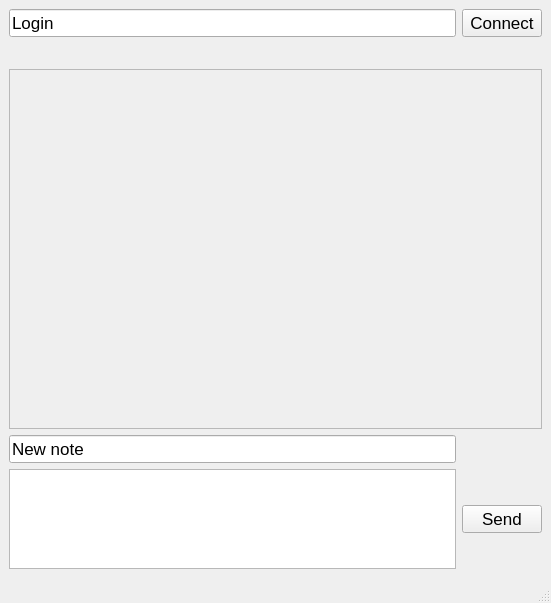
<?xml version="1.0" encoding="UTF-8"?>
<ui version="4.0">
 <class>MainWindow</class>
 <widget class="QMainWindow" name="MainWindow">
  <property name="geometry">
   <rect>
    <x>0</x>
    <y>0</y>
    <width>551</width>
    <height>603</height>
   </rect>
  </property>
  <property name="font">
   <font>
    <pointsize>13</pointsize>
    <strikeout>false</strikeout>
   </font>
  </property>
  <property name="windowTitle">
   <string>MainWindow</string>
  </property>
  <widget class="QWidget" name="centralwidget">
   <layout class="QGridLayout" name="gridLayout">
    <item row="4" column="2">
     <widget class="QPushButton" name="sendButton">
      <property name="enabled">
       <bool>true</bool>
      </property>
      <property name="text">
       <string>Send</string>
      </property>
     </widget>
    </item>
    <item row="0" column="2">
     <widget class="QPushButton" name="connectButton">
      <property name="text">
       <string>Connect</string>
      </property>
     </widget>
    </item>
    <item row="2" column="1" colspan="2">
     <widget class="QScrollArea" name="messagesScrollArea">
      <property name="sizePolicy">
       <sizepolicy hsizetype="Expanding" vsizetype="Expanding">
        <horstretch>0</horstretch>
        <verstretch>0</verstretch>
       </sizepolicy>
      </property>
      <property name="frameShape">
       <enum>QFrame::StyledPanel</enum>
      </property>
      <property name="sizeAdjustPolicy">
       <enum>QAbstractScrollArea::AdjustIgnored</enum>
      </property>
      <property name="widgetResizable">
       <bool>true</bool>
      </property>
      <widget class="QWidget" name="scrollAreaWidgetContents">
       <property name="geometry">
        <rect>
         <x>0</x>
         <y>0</y>
         <width>525</width>
         <height>307</height>
        </rect>
       </property>
      </widget>
     </widget>
    </item>
    <item row="3" column="1">
     <widget class="QLineEdit" name="headerLineEdit">
      <property name="text">
       <string>New note</string>
      </property>
     </widget>
    </item>
    <item row="0" column="1">
     <widget class="QLineEdit" name="loginLineEdit">
      <property name="enabled">
       <bool>true</bool>
      </property>
      <property name="font">
       <font>
        <pointsize>13</pointsize>
        <strikeout>false</strikeout>
       </font>
      </property>
      <property name="styleSheet">
       <string notr="true">font-size: 16;</string>
      </property>
      <property name="text">
       <string>Login</string>
      </property>
     </widget>
    </item>
    <item row="4" column="1">
     <widget class="QPlainTextEdit" name="plainTextEdit">
      <property name="minimumSize">
       <size>
        <width>0</width>
        <height>20</height>
       </size>
      </property>
      <property name="maximumSize">
       <size>
        <width>16777215</width>
        <height>100</height>
       </size>
      </property>
     </widget>
    </item>
    <item row="1" column="1" colspan="2">
     <widget class="QLabel" name="errorLabel">
      <property name="text">
       <string/>
      </property>
     </widget>
    </item>
   </layout>
  </widget>
  <widget class="QMenuBar" name="menubar">
   <property name="geometry">
    <rect>
     <x>0</x>
     <y>0</y>
     <width>551</width>
     <height>37</height>
    </rect>
   </property>
  </widget>
  <widget class="QStatusBar" name="statusbar"/>
 </widget>
 <tabstops>
  <tabstop>connectButton</tabstop>
 </tabstops>
 <resources/>
 <connections/>
</ui>
